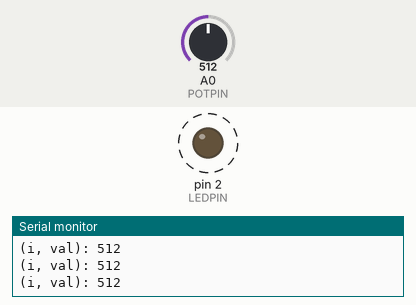
The sketch below on a simulated Arduino Uno, built with avr-gcc and run on an emulated ATmega328P. Parts: output pins drawn as LEDs (lit = HIGH), the last lines printed to the serial monitor. Dashed ring = blinking. The inputs (shaded band) are chosen by the test bench; at power-on: A0 (POTPIN) = 512.

Above: at 1.2 s.
1.3 s: A0 (POTPIN) set to 0
4.3 s: A0 (POTPIN) set to 77
At 5.4 s:
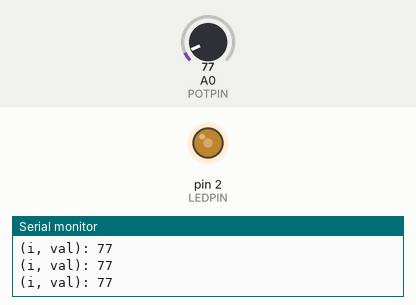
7.3 s: A0 (POTPIN) set to 95
At 8.58 s:
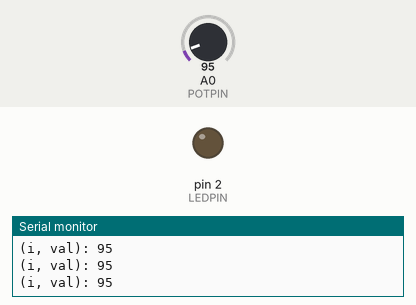
Timing chart, 0 to 16.3 s (numbered marks = the images above; inputs shaded):
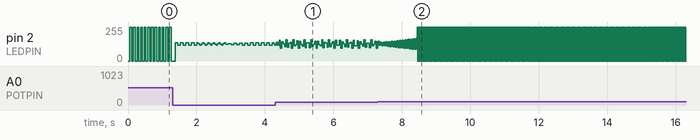

Measured:
- the behaviour switches between 86 and 87 on A0 (POTPIN) (found by bisection; images 1 and 2)

The sketch:

L3_oppgave1.ino
```cpp
// Oppgave 4_5
#define LEDPIN 2
#define POTPIN A0
int ledval = 0x00;
void setup() {
  Serial.begin(115200);
  pinMode(POTPIN, INPUT);
  pinMode(LEDPIN, OUTPUT);

}

void loop() {
  int val = analogRead(POTPIN);
  int delayval = map(val, 0, 1023, 5, 100);
  Serial.print("\n(i, val): ");
  Serial.print(val);
  Serial.print("\n");

  digitalWrite(LEDPIN, ledval);
  ledval ^= 0x01;
  delay(delayval);
}
```
